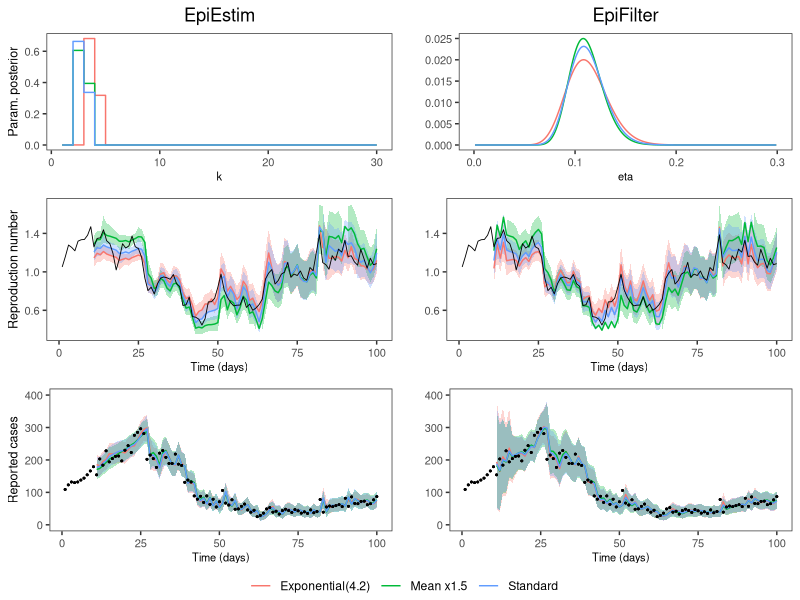

This figure's R source: (Note: this script raises an error after producing the figure.)


rm(list=ls())

library(tidyverse)
library(cowplot)

custom_theme <- theme_bw() +
  theme(
    axis.title.y = element_text(size=9),
    axis.title.x = element_text(size=8),
    axis.text = element_text(size=8),
    strip.background = element_blank(),
    strip.text = element_text(size=9),
    plot.title = element_text(hjust = 0.5),
    panel.grid = element_blank(),
    legend.position = "none"
  )

# Load the data
df = read.csv("paper/outputs/s4b_SImisspec.csv") %>% filter(fit=="Marginalised")
df_params_ee = read.csv("paper/outputs/s4b_SImisspec_epiestimposteriors.csv") 
df_params_ef = read.csv("paper/outputs/s4b_SImisspec_epifilterposteriors.csv") 

# Calculate coverage statistics
df_coverage = df %>%
  filter(t>10) %>%
  group_by(simulation, model, fit) %>%
  summarise(Rt_coverage = 100*round(mean((TrueRt <= upper) & (TrueRt >= lower)), digits=3),
            Ct_coverage = 100*round(mean((Cases <= upper_cases) & (Cases >= lower_cases)), digits=3),
            score = signif(mean(crps), 3))

# Make individual plots
plt_param_ef = ggplot(df_params_ef) +
  geom_line(aes(x=eta, y=p, color=simulation)) +
  xlim(c(0, 0.3)) +
  theme_bw() +
  labs(color="") + theme(legend.direction="horizontal") +
  ggtitle("EpiFilter") +
  xlab("eta") + ylab("")

plt_Rt_ef = ggplot(df %>% filter(model=="EpiFilter")) +
  geom_ribbon(aes(x=t, ymin=lower, ymax=upper, fill=simulation), alpha=0.3, data=.%>%filter(t>10)) +
  geom_line(aes(x=t, y=mean, color=simulation), data=.%>%filter(t>10)) +
  geom_line(aes(x=t, y=TrueRt), color="black", lwd=0.3) +
  custom_theme +
  xlab("Time (days)") + ylab("") +
  ylim(0.35, 1.7)

plt_Ct_ef = ggplot(df %>% filter(model=="EpiFilter")) +
  geom_ribbon(aes(x=t, ymin=lower_cases, ymax=upper_cases, fill=simulation), alpha=0.3, data=.%>%filter(t>10)) +
  geom_line(aes(x=t, y=mean_cases, color=simulation), data=.%>%filter(t>10)) +
  geom_point(aes(x=t, y=Cases), color="black", size=0.3) +
  custom_theme +
  xlab("Time (days)") + ylab("") +
  ylim(0,400)

plt_param_ee = ggplot(df_params_ee %>% filter(model=="EpiEstim")) +
  geom_step(aes(x=k, y=p, color=simulation)) +
  custom_theme +
  ggtitle("EpiEstim") +
  xlab("k") + ylab("Param. posterior")

plt_Rt_ee = ggplot(df %>% filter(model=="EpiEstim")) +
  geom_ribbon(aes(x=t, ymin=lower, ymax=upper, fill=simulation), alpha=0.3, data=.%>%filter(t>10)) +
  geom_line(aes(x=t, y=mean, color=simulation), data=.%>%filter(t>10)) +
  geom_line(aes(x=t, y=TrueRt), color="black", lwd=0.3) +
  custom_theme +
  xlab("Time (days)") + ylab("Reproduction number") +
  ylim(0.35, 1.7)

plt_Ct_ee = ggplot(df %>% filter(model=="EpiEstim")) +
  geom_ribbon(aes(x=t, ymin=lower_cases, ymax=upper_cases, fill=simulation), alpha=0.3, data=.%>%filter(t>10)) +
  geom_line(aes(x=t, y=mean_cases, color=simulation), data=.%>%filter(t>10)) +
  geom_point(aes(x=t, y=Cases), color="black", size=0.3) +
  custom_theme +
  xlab("Time (days)") + ylab("Reported cases") +
  ylim(0,400)


# Put it all together
legend = get_legend(plt_param_ef)
plt = plot_grid(plt_param_ee, plt_param_ef + custom_theme, plt_Rt_ee, plt_Rt_ef, plt_Ct_ee, plt_Ct_ef, ncol=2)
plt_with_legend = plot_grid(plt, legend, ncol=1, rel_heights=c(1, 0.05))
plt_with_legend
ggsave(paste0("paper/figures/s4b_gentimemisspec.png"), plt_with_legend, dpi=300, width=20, height=14, units="cm")
ggsave(paste0("paper/figures/s4b_gentimemisspec.pdf"), plt_with_legend, dpi=600, width=20, height=14, units="cm")
